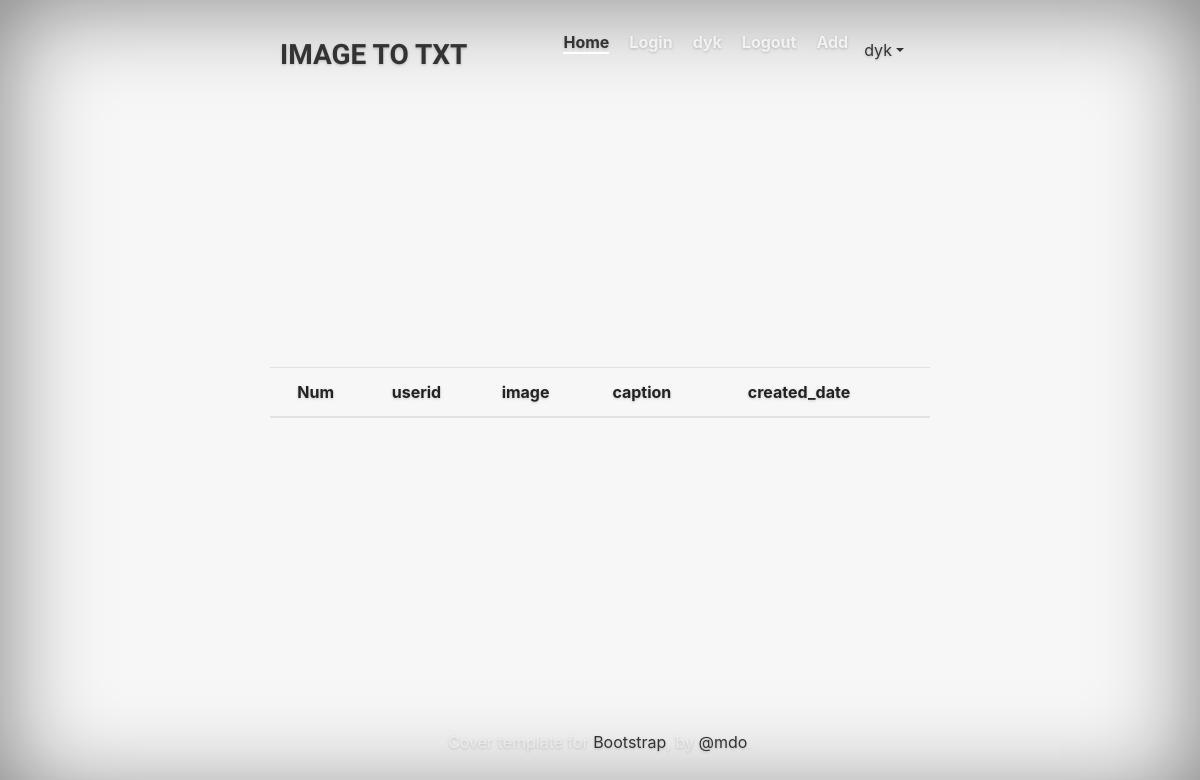
Page /imgdesc/list/ (signed in) on the earlier database version.
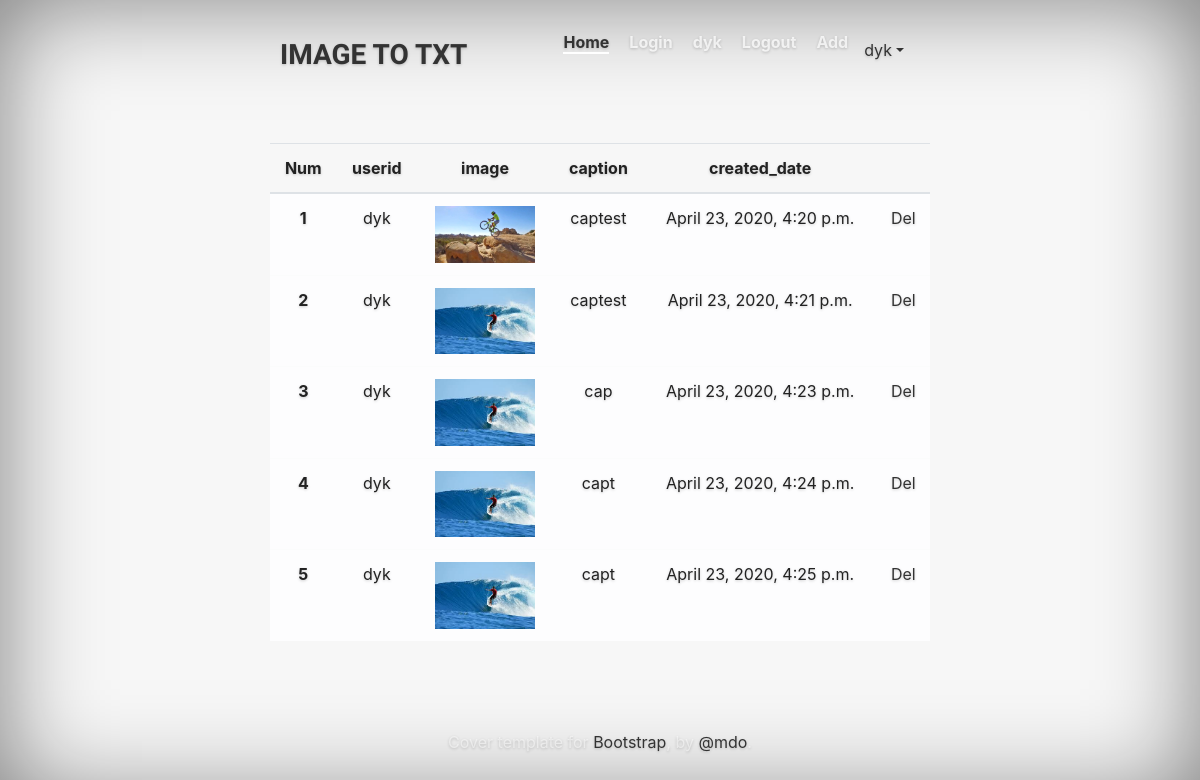
Same page on the later database version.
### imgdesc/models.py (models this page shows, shortened)
class ImgdescDB(models.Model):
    img_no = models.AutoField(primary_key=True, blank=True)
    userid = models.ForeignKey(User, models.DO_NOTHING, db_column='userID')  # Field name made lowercase.
    photo = models.ImageField(upload_to="%Y/%m/%d")
    caption = models.CharField(max_length=100, blank=True, null=True)
    created_date = models.DateTimeField(default=timezone.now)

### imgdesc/views.py (the view)
# urls.py: path('list/', views.ListView.as_view()),
class ListView(generic.TemplateView):
    def get(self, request, *args, **kwargs):
        username = request.session['username']  # text
        user = User.objects.get(username=username)  # object
        mydb = ImgdescDB.objects.all().filter(userid=user)
        template_name = 'list.html'
        return render(request, template_name, {'user': request.user,'mydb' : mydb})

### imgdesc/templates/list.html (shortened to what this page needs)
{% extends 'header.html' %}
{% block content %}
<table class="table table-hover">
  <thead>
    <tr>
      <th scope="col">Num</th>
      <th scope="col">userid</th>
      <th scope="col">image</th>
      <th scope="col">caption</th>
      <th scope="col">created_date</th>
      <th scope="col"></th>
    </tr>
  </thead>
  <tbody>
  {% for lst in mydb %}
    <tr class="table-light">
      <th scope="row">{{ lst.img_no }}</th>
      <td>{{ lst.userid }}</td>
      <td>
        {% if lst.photo %}
          <img src="{{ lst.photo.url }}" width="100px" alt=""></td>
        {% endif %}
      <td>{{ lst.caption }}</td>
      <td>{{ lst.created_date }}</td>
      <td><a href="#">Del</a></td>
    </tr>
  {% endfor %}
  </tbody>
</table>
{% endblock %}

### imgdesc/templates/header.html (shortened to what this page needs)
{% load static %}
<!DOCTYPE html>
<html lang="ko">
  <head>
    <link rel="stylesheet" href="{% static 'imgdesc/css/bootstrap_theme.css' %}">
    <link href="{% static 'imgdesc/css/custom.css' %}" rel="stylesheet">
  </head>
  <body>
    <div class="site-wrapper">
      <div class="site-wrapper-inner">
        <div class="cover-container">
          <div class="masthead clearfix">
            <div class="inner">
              <h3 class="masthead-brand">IMAGE TO TXT</h3>
              <nav>
                <ul class="nav masthead-nav">
                  <li class="active"><a href="{% url 'index' %}">Home</a></li>
                  <li><a href="{% url 'login' %}">Login</a></li>
                  <li><a href="#">{% firstof user.username %}</a></li>
                  <li><a href="#">Logout</a></li>
                  <li><a href="/imgdesc/0/add">Add</a></li>
                  {% if user.is_active %}
                  <ul class="nav nav-pills">
                    <li class="nav-item dropdown">
                      <a class="nav-link dropdown-toggle" data-toggle="dropdown" href="#" role="button" aria-haspopup="true" aria-expanded="false">{% firstof user.username %}</a>
                    </li>
                  </ul>
                  {% endif %}
                </ul>
              </nav>
            </div>
          </div>
          <div class="inner cover">
            {% block content %}
            {% endblock %}
          </div>
          <div class="mastfoot">
            <div class="inner">
              <p>Cover template for <a href="http://getbootstrap.com">Bootstrap</a>, by <a href="https://twitter.com/mdo">@mdo</a>.</p>
            </div>
          </div>
        </div>
      </div>
    </div>
</body></html>

### static/imgdesc/css/custom.css (style rules this page uses)
a, a:focus, a:hover { color: #333333; }
html, body { height: 100%; background-color: #f7f7f7; }
body { color: #333333; text-align: center; text-shadow: 0 1px 3px rgba(0,0,0,.2); }
.site-wrapper { display: table; width: 100%; height: 100%; min-height: 100%; -webkit-box-shadow: inset 0 0 100px rgba(0,0,0,.5); box-shadow: inset 0 0 100px rgba(0,0,0,.5); }
.site-wrapper-inner { display: table-cell; vertical-align: top; }
.cover-container { margin-right: auto; margin-left: auto; }
.inner { padding: 30px; }
.masthead-brand { margin-top: 10px; margin-bottom: 10px; }
.masthead-nav > li { display: inline-block; }
.masthead-nav > li + li { margin-left: 20px; }
.masthead-nav > li > a { padding-right: 0; padding-left: 0; font-size: 16px; font-weight: bold; color: #333333; color: rgba(255,255,255,.75); border-bottom: 2px solid transparent; }
.masthead-nav > .active > a, .masthead-nav > .active > a:hover, .masthead-nav > .active > a:focus { color: #333333; border-bottom-color: #fff; }
@media (min-width: 768px) { .masthead-brand { float: left; } }
@media (min-width: 768px) { .masthead-nav { float: right; } }
.cover { padding: 0 20px; }
.mastfoot { color: #999; color: rgba(255,255,255,.5); }
@media (min-width: 768px) { .masthead { position: fixed; top: 0; } }
@media (min-width: 768px) { .mastfoot { position: fixed; bottom: 0; } }
@media (min-width: 768px) { .site-wrapper-inner { vertical-align: middle; } }
@media (min-width: 768px) { .masthead, .mastfoot, .cover-container { width: 100%; } }
@media (min-width: 992px) { .masthead, .mastfoot, .cover-container { width: 700px; } }

Differences in the rows shown:
added ImgdescDB: img_no "1", userid "dyk", photo (picture), caption "captest", created_date "April 23, 2020, 4:20 p.m."
added ImgdescDB: img_no "2", userid "dyk", photo (picture), caption "captest", created_date "April 23, 2020, 4:21 p.m."
added ImgdescDB: img_no "3", userid "dyk", photo (picture), caption "cap", created_date "April 23, 2020, 4:23 p.m."
added ImgdescDB: img_no "4", userid "dyk", photo (picture), caption "capt", created_date "April 23, 2020, 4:24 p.m."
added ImgdescDB: img_no "5", userid "dyk", photo (picture), caption "capt", created_date "April 23, 2020, 4:25 p.m."
